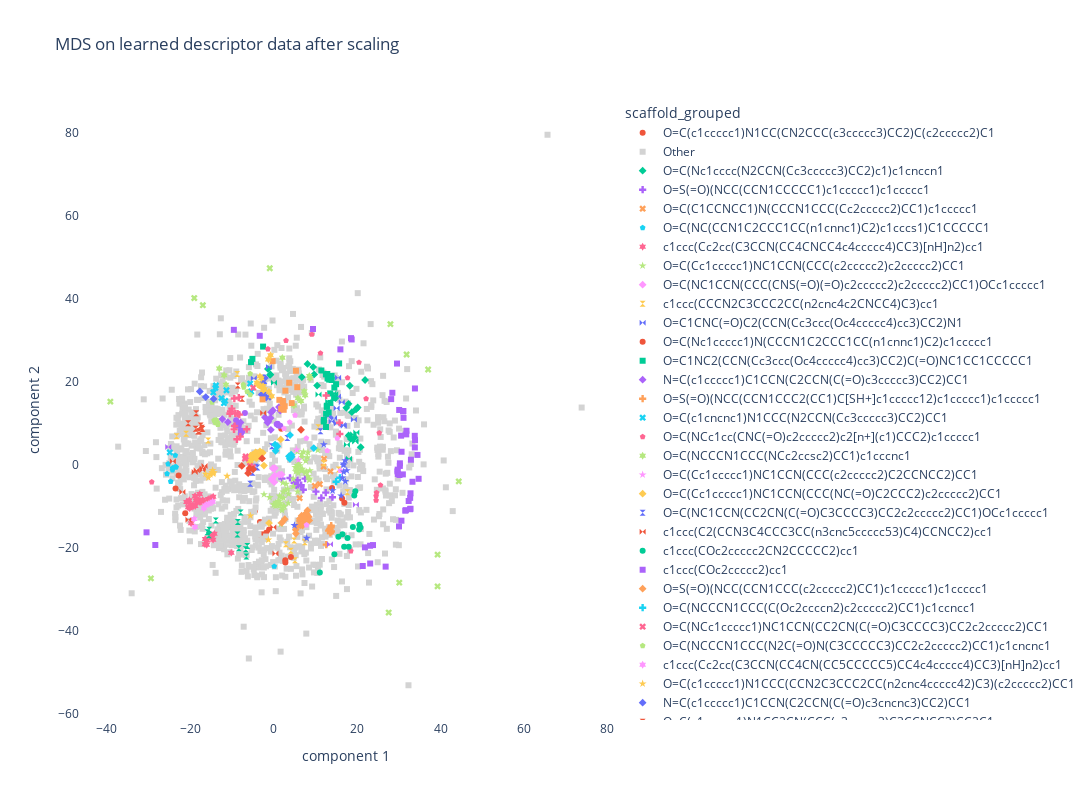

Notebook code for this chart:
### Code cell
fig_learned = px.scatter(finalDf_learned, x="component 1", y="component 2",
                    color = "scaffold_grouped", symbol='scaffold_grouped',
                    symbol_sequence = symbols,
                    hover_data = None ,
                    color_discrete_map= {'Other': 'lightgrey'
                                         },
                          category_orders={"scaffold_grouped":   ['O=C(c1ccccc1)N1CC(CN2CCC(c3ccccc3)CC2)C(c2ccccc2)C1', 'Other', 
'O=C(Nc1cccc(N2CCN(Cc3ccccc3)CC2)c1)c1cnccn1', 'O=S(=O)(NCC(CCN1CCCCC1)c1ccccc1)c1ccccc1', 'O=C(C1CCNCC1)N(CCCN1CCC(Cc2ccccc2)CC1)c1ccccc1', 
'O=C(NC(CCN1C2CCC1CC(n1cnnc1)C2)c1cccs1)C1CCCCC1', 'c1ccc(Cc2cc(C3CCN(CC4CNCC4c4ccccc4)CC3)[nH]n2)cc1', 'O=C(Cc1ccccc1)NC1CCN(CCC(c2ccccc2)c2ccccc2)CC1', 'O=C(NC1CCN(CCC(CNS(=O)(=O)c2ccccc2)c2ccccc2)CC1)OCc1ccccc1', 'c1ccc(CCCN2C3CCC2CC(n2cnc4c2CNCC4)C3)cc1', 'O=C1CNC(=O)C2(CCN(Cc3ccc(Oc4ccccc4)cc3)CC2)N1', 'O=C(Nc1ccccc1)N(CCCN1C2CCC1CC(n1cnnc1)C2)c1ccccc1', 'O=C1NC2(CCN(Cc3ccc(Oc4ccccc4)cc3)CC2)C(=O)NC1CC1CCCCC1', 'N=C(c1ccccc1)C1CCN(C2CCN(C(=O)c3ccccc3)CC2)CC1', 'O=S(=O)(NCC(CCN1CCC2(CC1)C[SH+]c1ccccc12)c1ccccc1)c1ccccc1', 'O=C(c1cncnc1)N1CCC(N2CCN(Cc3ccccc3)CC2)CC1', 'O=C(NCc1cc(CNC(=O)c2ccccc2)c2[n+](c1)CCC2)c1ccccc1', 'O=C(NCCCN1CCC(NCc2ccsc2)CC1)c1cccnc1', 'O=C(Cc1ccccc1)NC1CCN(CCC(c2ccccc2)C2CCNCC2)CC1', 'O=C(Cc1ccccc1)NC1CCN(CCC(NC(=O)C2CCC2)c2ccccc2)CC1', 'O=C(NC1CCN(CC2CN(C(=O)C3CCCC3)CC2c2ccccc2)CC1)OCc1ccccc1', 'c1ccc(C2(CCN3C4CCC3CC(n3cnc5ccccc53)C4)CCNCC2)cc1', 'c1ccc(COc2ccccc2CN2CCCCC2)cc1',  'c1ccc(COc2ccccc2)cc1', 'O=S(=O)(NCC(CCN1CCC(c2ccccc2)CC1)c1ccccc1)c1ccccc1', 'O=C(NCCCN1CCC(C(Oc2ccccn2)c2ccccc2)CC1)c1ccncc1', 'O=C(NCc1ccccc1)NC1CCN(CC2CN(C(=O)C3CCCC3)CC2c2ccccc2)CC1', 'O=C(NCCCN1CCC(N2C(=O)N(C3CCCCC3)CC2c2ccccc2)CC1)c1cncnc1', 'c1ccc(Cc2cc(C3CCN(CC4CN(CC5CCCCC5)CC4c4ccccc4)CC3)[nH]n2)cc1', 'O=C(c1ccccc1)N1CCC(CCN2C3CCC2CC(n2cnc4ccccc42)C3)(c2ccccc2)CC1', 'N=C(c1ccccc1)C1CCN(C2CCN(C(=O)c3cncnc3)CC2)CC1', 'O=C(c1cncnc1)N1CC2CN(CCC(c3ccccc3)C3CCNCC3)CC2C1', 'O=C(Nc1cccc(C2CCN(Cc3ccccc3)CC2)c1)c1cnccn1', 'O=C(c1ccccc1)N1CCC(N2CCC(Cc3ccccc3)CC2)CC1', 'O=C(NCCCN1CCC(N(Cc2cccnc2)c2ccccc2)CC1)c1cccnc1', 'O=C(NCc1ccccc1)C1CCN(CCCN(C(=O)C2CCNCC2)c2ccccc2)CC1', 'O=C(c1ccccc1)N1CCC(N2CCN(Cc3ccccc3)CC2)CC1', 'c1cnc2c(c1)ccc1cccnc12', 'O=C(NCCCN1CCC(N(Cc2ccccc2)c2ccccc2)CC1)c1ccncc1', 'N=C(c1ccccc1)C1CCN(C2CCN(C(=O)c3ccc[nH+]c3)CC2)CC1', 'O=C(Nc1cccc(C2CCN(Cc3ccccc3)CC2)c1)c1ccccc1',  'O=C(Cc1ccccc1)NC1CCN(CC2CN(C(=O)C3CCCC3)CC2c2ccccc2)CC1', 'c1ccc(CCCC2CCN(CC3CN(CC4CCCCC4)CC3c3ccccc3)CC2)cc1', 'O=C(NCC1CCN(Cc2ccccc2OCc2ccccc2)CC1)Nc1ccccc1']}
,
                   # size = "Activity",
                    title = 'MDS on learned descriptor data after scaling',
                                      width=1200,
                                      height=800,render_mode='SVG')
fig_learned.update_layout(plot_bgcolor='White')
#fig_learned.show()
app_scatter = molplotly.add_molecules(fig=fig_learned,
                                      df=finalDf_learned,
                                      smiles_col='smiles',
                                      title_col='InChIKey',
                                      condition_col = 'scaffold_grouped')
                                                                          
app_scatter.run_server(mode='inline', port=9611, height=800)

### Figure 1 — Plotly figure (JSON) as saved in the notebook; plotly's stock layout.template omitted (floating-point values rounded to 4 significant figures; data arrays with more than 128 entries replaced by an {"elided": "..."} marker saying what was removed)
{"data": [{"hovertemplate": "scaffold_grouped=O=C(c1ccccc1)N1CC(CN2CCC(c3ccccc3)CC2)C(c2ccccc2)C1<br>component 1=%{x}<br>component 2=%{y}<extra></extra>", "legendgroup": "O=C(c1ccccc1)N1CC(CN2CCC(c3ccccc3)CC2)C(c2ccccc2)C1", "marker": {"color": "#EF553B", "symbol": "circle"}, "mode": "markers", "name": "O=C(c1ccccc1)N1CC(CN2CCC(c3ccccc3)CC2)C(c2ccccc2)C1", "orientation": "v", "showlegend": true, "type": "scatter", "x": [-2.85, -3.062, -2.56, -3.31, -3.346, -3.315, -4.524, -4.288, -1.112, -3.098, -1.817], "xaxis": "x", "y": [-16.71, -17.8, -17.37, -13.75, -17.81, -17.07, -11.1, -17.66, -15.56, -17.66, -16.35], "yaxis": "y"}, {"hovertemplate": "scaffold_grouped=Other<br>component 1=%{x}<br>component 2=%{y}<extra></extra>", "legendgroup": "Other", "marker": {"color": "lightgrey", "symbol": "square"}, "mode": "markers", "name": "Other", "orientation": "v", "showlegend": true, "type": "scatter", "x": {"elided": "1120 float values"}, "xaxis": "x", "y": {"elided": "1120 float values"}, "yaxis": "y"}, {"hovertemplate": "scaffold_grouped=O=C(Nc1cccc(N2CCN(Cc3ccccc3)CC2)c1)c1cnccn1<br>component 1=%{x}<br>component 2=%{y}<extra></extra>", "legendgroup": "O=C(Nc1cccc(N2CCN(Cc3ccccc3)CC2)c1)c1cnccn1", "marker": {"color": "#00cc96", "symbol": "diamond"}, "mode": "markers", "name": "O=C(Nc1cccc(N2CCN(Cc3ccccc3)CC2)c1)c1cnccn1", "orientation": "v", "showlegend": true, "type": "scatter", "x": [19.4, 6.735, -0.8919, 9.696, 14.77, 21.9, 8.086, 18.24, 18.73, 9.456, 17.96, 18.47, 20.13, 20.86, 19.72, 17.93, -1.413, -0.8061, 17.39, 10.39], "xaxis": "x", "y": [6.543, 21.12, 21.62, 21.75, 16.06, 20.41, 24.28, 19.03, 12.67, 23.51, 7.053, 6.218, 13.78, 4.232, 13.37, 14.67, 23.07, 21.75, 13.71, 19.06], "yaxis": "y"}, {"hovertemplate": "scaffold_grouped=O=S(=O)(NCC(CCN1CCCCC1)c1ccccc1)c1ccccc1<br>component 1=%{x}<br>component 2=%{y}<extra></extra>", "legendgroup": "O=S(=O)(NCC(CCN1CCCCC1)c1ccccc1)c1ccccc1", "marker": {"color": "#ab63fa", "symbol": "cross"}, "mode": "markers", "name": "O=S(=O)(NCC(CCN1CCCCC1)c1ccccc1)c1ccccc1", "orientation": "v", "showlegend": true, "type": "scatter", "x": [12.47, 4.889, 5.003, 5.67, 5.854, 5.406, 6.572, 10.12, 1.966, 7.083, 3.894, 7.516, 14.07, 11.41], "xaxis": "x", "y": [-6.711, -4.352, -4.389, -3.729, -4.839, -4.992, -4.915, -6.451, -3.335, -5.993, -3.162, -3.34, -7.812, -7.979], "yaxis": "y"}, {"hovertemplate": "scaffold_grouped=O=C(C1CCNCC1)N(CCCN1CCC(Cc2ccccc2)CC1)c1ccccc1<br>component 1=%{x}<br>component 2=%{y}<extra></extra>", "legendgroup": "O=C(C1CCNCC1)N(CCCN1CCC(Cc2ccccc2)CC1)c1ccccc1", "marker": {"color": "#FFA15A", "symbol": "x"}, "mode": "markers", "name": "O=C(C1CCNCC1)N(CCCN1CCC(Cc2ccccc2)CC1)c1ccccc1", "orientation": "v", "showlegend": true, "type": "scatter", "x": [12.06, 11.04, 9.852, 13.61, 11.95, 6.208], "xaxis": "x", "y": [1.446, -4.667, -5.085, -1.598, -0.4439, -8.034], "yaxis": "y"}, {"hovertemplate": "scaffold_grouped=O=C(NC(CCN1C2CCC1CC(n1cnnc1)C2)c1cccs1)C1CCCCC1<br>component 1=%{x}<br>component 2=%{y}<extra></extra>", "legendgroup": "O=C(NC(CCN1C2CCC1CC(n1cnnc1)C2)c1cccs1)C1CCCCC1", "marker": {"color": "#19d3f3", "symbol": "pentagon"}, "mode": "markers", "name": "O=C(NC(CCN1C2CCC1CC(n1cnnc1)C2)c1cccs1)C1CCCCC1", "orientation": "v", "showlegend": true, "type": "scatter", "x": [-23.41, -23.65, -24.71, -25.33, 0.1118, -25.57, -23.61, -24.28, -24.26], "xaxis": "x", "y": [-0.5571, -0.5331, -4.01, 0.2004, -24.45, -2.157, 2.254, -1.248, -0.7818], "yaxis": "y"}, {"hovertemplate": "scaffold_grouped=c1ccc(Cc2cc(C3CCN(CC4CNCC4c4ccccc4)CC3)[nH]n2)cc1<br>component 1=%{x}<br>component 2=%{y}<extra></extra>", "legendgroup": "c1ccc(Cc2cc(C3CCN(CC4CNCC4c4ccccc4)CC3)[nH]n2)cc1", "marker": {"color": "#FF6692", "symbol": "hexagram"}, "mode": "markers", "name": "c1ccc(Cc2cc(C3CCN(CC4CNCC4c4ccccc4)CC3)[nH]n2)cc1", "orientation": "v", "showlegend": true, "type": "scatter", "x": [-14.82, -18.84, -14.85, -18.18, -16.5, -19.68, -19.26, -16.44, -18.68, -16.76, -15.98, -19.44, -16.06, -14.25, -17.15, -17.88, -17.04, -20.26, -17.48, -20.52, -15.72, -10.19, -15.0, -20.91, -19.82, -17.76, -18.35, -14.56, -18.41, -20.14, -19.89, -18.87, -14.52], "xaxis": "x", "y": [-7.892, -9.901, -17.57, -8.377, -19.14, -9.92, -9.911, -17.84, -8.613, -8.852, -18.21, -9.831, -19.27, -16.59, -8.87, -8.943, -8.445, -8.545, -8.955, -10.21, -8.256, -21.15, -17.21, -8.975, -14.09, -7.054, -8.915, -18.02, -8.527, -10.48, -9.691, -7.502, -7.705], "yaxis": "y"}, {"hovertemplate": "scaffold_grouped=O=C(Cc1ccccc1)NC1CCN(CCC(c2ccccc2)c2ccccc2)CC1<br>component 1=%{x}<br>component 2=%{y}<extra></extra>", "legendgroup": "O=C(Cc1ccccc1)NC1CCN(CCC(c2ccccc2)c2ccccc2)CC1", "marker": {"color": "#B6E880", "symbol": "star"}, "mode": "markers", "name": "O=C(Cc1ccccc1)NC1CCN(CCC(c2ccccc2)c2ccccc2)CC1", "orientation": "v", "showlegend": true, "type": "scatter", "x": [8.171, 0.4025, 5.632, 1.711, 3.479, 5.72, 10.56, 1.444, 6.837, 8.044, 2.164, 5.681, 5.856, 2.592, 4.672, 8.645, 0.0394, 6.676, 2.335, 0.4458, 1.414, 5.624, -0.0006927, 3.369, 6.432, 8.524, 1.105, 5.281, 1.75, 7.534, 5.65, 6.779, 1.996, 0.796, 7.138, 1.556, 2.014, 5.479, 3.527, 0.8535, 2.955, 6.724, 8.202, 5.173, -2.338, 6.291, 4.701, 5.993, 2.85, 2.344, 8.616, 7.665, 2.259, 7.862, -0.979], "xaxis": "x", "y": [-2.79, -9.901, -1.427, -14.28, -9.218, -6.477, 3.522, -9.652, -1.03, 1.763, -4.321, 3.164, -1.949, -10.07, -3.378, -1.405, -9.444, -1.451, -7.993, -9.163, -7.491, -0.1208, -9.642, -5.819, -1.002, -3.69, -8.773, -1.621, -7.899, -1.89, -1.082, 1.776, -10.96, -9.762, 3.12, -9.196, -10.45, -0.7707, -7.019, -9.047, -4.614, 2.571, 2.943, -0.5894, -7.141, -0.1844, -5.212, 0.3308, -6.089, -9.931, -3.344, 0.9199, -6.5, -1.697, -7.849], "yaxis": "y"}, {"hovertemplate": "scaffold_grouped=O=C(NC1CCN(CCC(CNS(=O)(=O)c2ccccc2)c2ccccc2)CC1)OCc1ccccc1<br>component 1=%{x}<br>component 2=%{y}<extra></extra>", "legendgroup": "O=C(NC1CCN(CCC(CNS(=O)(=O)c2ccccc2)c2ccccc2)CC1)OCc1ccccc1", "marker": {"color": "#FF97FF", "symbol": "diamond"}, "mode": "markers", "name": "O=C(NC1CCN(CCC(CNS(=O)(=O)c2ccccc2)c2ccccc2)CC1)OCc1ccccc1", "orientation": "v", "showlegend": true, "type": "scatter", "x": [-0.2335, 1.889, -0.5055, 0.2674, 0.2276, 0.116, 0.0558, 1.316, -0.3619], "xaxis": "x", "y": [-0.8819, -2.359, -3.504, -0.7891, -2.562, -4.194, -0.858, -2.362, -3.281], "yaxis": "y"}, {"hovertemplate": "scaffold_grouped=c1ccc(CCCN2C3CCC2CC(n2cnc4c2CNCC4)C3)cc1<br>component 1=%{x}<br>component 2=%{y}<extra></extra>", "legendgroup": "c1ccc(CCCN2C3CCC2CC(n2cnc4c2CNCC4)C3)cc1", "marker": {"color": "#FECB52", "symbol": "hourglass"}, "mode": "markers", "name": "c1ccc(CCCN2C3CCC2CC(n2cnc4c2CNCC4)C3)cc1", "orientation": "v", "showlegend": true, "type": "scatter", "x": [2.905, -15.72, 7.448, -8.781, 17.62, -21.01, 4.083, -23.29, 5.071, 11.99, 4.882, 10.69, 15.58], "xaxis": "x", "y": [-19.12, 5.843, -18.64, 21.86, -6.605, 7.443, -20.71, 6.895, -22.98, 0.3405, -18.19, 9.048, -1.163], "yaxis": "y"}, {"hovertemplate": "scaffold_grouped=O=C1CNC(=O)C2(CCN(Cc3ccc(Oc4ccccc4)cc3)CC2)N1<br>component 1=%{x}<br>component 2=%{y}<extra></extra>", "legendgroup": "O=C1CNC(=O)C2(CCN(Cc3ccc(Oc4ccccc4)cc3)CC2)N1", "marker": {"color": "#636efa", "symbol": "bowtie"}, "mode": "markers", "name": "O=C1CNC(=O)C2(CCN(Cc3ccc(Oc4ccccc4)cc3)CC2)N1", "orientation": "v", "showlegend": true, "type": "scatter", "x": [15.11, -4.782, 16.55, 15.42, 16.8, 19.21, 15.08, 13.03, 14.45, -1.148, 16.31, 13.87, 15.39], "xaxis": "x", "y": [9.925, 20.81, 9.552, 20.97, 9.417, 10.92, 13.6, 11.57, 11.26, 23.56, 15.02, 10.42, 16.45], "yaxis": "y"}, {"hovertemplate": "scaffold_grouped=O=C(Nc1ccccc1)N(CCCN1C2CCC1CC(n1cnnc1)C2)c1ccccc1<br>component 1=%{x}<br>component 2=%{y}<extra></extra>", "legendgroup": "O=C(Nc1ccccc1)N(CCCN1C2CCC1CC(n1cnnc1)C2)c1ccccc1", "marker": {"color": "#EF553B", "symbol": "circle"}, "mode": "markers", "name": "O=C(Nc1ccccc1)N(CCCN1C2CCC1CC(n1cnnc1)C2)c1ccccc1", "orientation": "v", "showlegend": true, "type": "scatter", "x": [2.764, -23.55, 16.93, -21.23, 16.38, 13.97, -22.81, 2.788, 4.12, 1.803], "xaxis": "x", "y": [-22.98, -5.699, -9.142, -11.65, -8.128, -5.57, -2.57, -23.52, -22.18, 8.678], "yaxis": "y"}, {"hovertemplate": "scaffold_grouped=O=C1NC2(CCN(Cc3ccc(Oc4ccccc4)cc3)CC2)C(=O)NC1CC1CCCCC1<br>component 1=%{x}<br>component 2=%{y}<extra></extra>", "legendgroup": "O=C1NC2(CCN(Cc3ccc(Oc4ccccc4)cc3)CC2)C(=O)NC1CC1CCCCC1", "marker": {"color": "#00cc96", "symbol": "square"}, "mode": "markers", "name": "O=C1NC2(CCN(Cc3ccc(Oc4ccccc4)cc3)CC2)C(=O)NC1CC1CCCCC1", "orientation": "v", "showlegend": true, "type": "scatter", "x": [14.47, 13.28, 12.84, -5.452, 13.86, 14.94, 13.53, -5.119, 13.58, 11.42, 12.5, 14.53, 12.54, 15.67, 12.71, 12.53, 12.9, 13.89, 11.98, 13.16, 12.73, 12.03, -2.562], "xaxis": "x", "y": [16.09, 20.5, 21.85, 24.7, 21.4, 19.4, 17.17, 25.49, 14.88, 22.69, 21.75, 18.59, 12.27, 24.39, 14.22, 9.089, 20.78, 20.4, 10.41, 12.59, 13.93, 10.8, 28.45], "yaxis": "y"}, {"hovertemplate": "scaffold_grouped=N=C(c1ccccc1)C1CCN(C2CCN(C(=O)c3ccccc3)CC2)CC1<br>component 1=%{x}<br>component 2=%{y}<extra></extra>", "legendgroup": "N=C(c1ccccc1)C1CCN(C2CCN(C(=O)c3ccccc3)CC2)CC1", "marker": {"color": "#ab63fa", "symbol": "diamond"}, "mode": "markers", "name": "N=C(c1ccccc1)C1CCN(C2CCN(C(=O)c3ccccc3)CC2)CC1", "orientation": "v", "showlegend": true, "type": "scatter", "x": [1.554, -0.7727, -7.961, -1.31, -0.1994, -0.6962, 1.245, -12.32, -0.6181, -1.484, -2.086, -11.02], "xaxis": "x", "y": [13.02, 11.24, 10.2, 10.4, 13.08, 8.406, 13.89, 11.0, 12.62, 10.17, 11.39, 10.29], "yaxis": "y"}, {"hovertemplate": "scaffold_grouped=O=S(=O)(NCC(CCN1CCC2(CC1)C[SH+]c1ccccc12)c1ccccc1)c1ccccc1<br>component 1=%{x}<br>component 2=%{y}<extra></extra>", "legendgroup": "O=S(=O)(NCC(CCN1CCC2(CC1)C[SH+]c1ccccc12)c1ccccc1)c1ccccc1", "marker": {"color": "#FFA15A", "symbol": "cross"}, "mode": "markers", "name": "O=S(=O)(NCC(CCN1CCC2(CC1)C[SH+]c1ccccc12)c1ccccc1)c1ccccc1", "orientation": "v", "showlegend": true, "type": "scatter", "x": [13.82, 13.78, 12.59, 13.16, 13.57, 13.46, 13.44, 13.74], "xaxis": "x", "y": [-16.05, -14.65, -19.22, -15.84, -16.42, -15.72, -15.45, -15.03], "yaxis": "y"}, {"hovertemplate": "scaffold_grouped=O=C(c1cncnc1)N1CCC(N2CCN(Cc3ccccc3)CC2)CC1<br>component 1=%{x}<br>component 2=%{y}<extra></extra>", "legendgroup": "O=C(c1cncnc1)N1CCC(N2CCN(Cc3ccccc3)CC2)CC1", "marker": {"color": "#19d3f3", "symbol": "x"}, "mode": "markers", "name": "O=C(c1cncnc1)N1CCC(N2CCN(Cc3ccccc3)CC2)CC1", "orientation": "v", "showlegend": true, "type": "scatter", "x": [-5.44, -5.723, -13.86, -5.659, -11.95, -11.34, -24.93, -11.64, -13.99, -12.54, -14.49], "xaxis": "x", "y": [17.64, 17.39, 19.1, 19.55, 14.83, 17.94, 2.979, 15.38, 18.5, 16.05, 17.41], "yaxis": "y"}, {"hovertemplate": "scaffold_grouped=O=C(NCc1cc(CNC(=O)c2ccccc2)c2[n+](c1)CCC2)c1ccccc1<br>component 1=%{x}<br>component 2=%{y}<extra></extra>", "legendgroup": "O=C(NCc1cc(CNC(=O)c2ccccc2)c2[n+](c1)CCC2)c1ccccc1", "marker": {"color": "#FF6692", "symbol": "pentagon"}, "mode": "markers", "name": "O=C(NCc1cc(CNC(=O)c2ccccc2)c2[n+](c1)CCC2)c1ccccc1", "orientation": "v", "showlegend": true, "type": "scatter", "x": [9.136, -29.26, 24.54, 18.48, 25.31, 24.65, 11.2, 22.14, 20.44, -1.399, 2.939, 24.54, 17.69, 25.58], "xaxis": "x", "y": [31.38, -4.136, -7.503, -20.74, 7.657, -6.73, 26.86, 15.9, 24.63, 27.87, 29.89, -8.559, 20.91, -4.908], "yaxis": "y"}, {"hovertemplate": "scaffold_grouped=O=C(NCCCN1CCC(NCc2ccsc2)CC1)c1cccnc1<br>component 1=%{x}<br>component 2=%{y}<extra></extra>", "legendgroup": "O=C(NCCCN1CCC(NCc2ccsc2)CC1)c1cccnc1", "marker": {"color": "#B6E880", "symbol": "hexagram"}, "mode": "markers", "name": "O=C(NCCCN1CCC(NCc2ccsc2)CC1)c1cccnc1", "orientation": "v", "showlegend": true, "type": "scatter", "x": [-11.9, 7.306, 5.787, 4.838, 8.668, 6.53, 7.514, 8.523, 2.055, -11.46, -13.06], "xaxis": "x", "y": [21.56, 17.68, 16.0, 14.26, 20.82, 15.33, 16.71, 21.4, 25.74, 19.29, 23.18], "yaxis": "y"}, {"hovertemplate": "scaffold_grouped=O=C(Cc1ccccc1)NC1CCN(CCC(c2ccccc2)C2CCNCC2)CC1<br>component 1=%{x}<br>component 2=%{y}<extra></extra>", "legendgroup": "O=C(Cc1ccccc1)NC1CCN(CCC(c2ccccc2)C2CCNCC2)CC1", "marker": {"color": "#FF97FF", "symbol": "star"}, "mode": "markers", "name": "O=C(Cc1ccccc1)NC1CCN(CCC(c2ccccc2)C2CCNCC2)CC1", "orientation": "v", "showlegend": true, "type": "scatter", "x": [5.482, 5.92], "xaxis": "x", "y": [3.595, 1.195], "yaxis": "y"}, {"hovertemplate": "scaffold_grouped=O=C(Cc1ccccc1)NC1CCN(CCC(NC(=O)C2CCC2)c2ccccc2)CC1<br>component 1=%{x}<br>component 2=%{y}<extra></extra>", "legendgroup": "O=C(Cc1ccccc1)NC1CCN(CCC(NC(=O)C2CCC2)c2ccccc2)CC1", "marker": {"color": "#FECB52", "symbol": "diamond"}, "mode": "markers", "name": "O=C(Cc1ccccc1)NC1CCN(CCC(NC(=O)C2CCC2)c2ccccc2)CC1", "orientation": "v", "showlegend": true, "type": "scatter", "x": [-2.354, -4.95, -5.561, -5.092, -4.341, -3.379, -5.705, 1.669, -2.629, -5.536, -4.18, -3.318, -1.139, -3.162], "xaxis": "x", "y": [-0.1998, 1.781, 1.175, 2.408, 3.008, 2.334, 0.5852, 6.096, 2.877, 2.196, 1.534, 3.237, -14.04, 2.362], "yaxis": "y"}, {"hovertemplate": "scaffold_grouped=O=C(NC1CCN(CC2CN(C(=O)C3CCCC3)CC2c2ccccc2)CC1)OCc1ccccc1<br>component 1=%{x}<br>component 2=%{y}<extra></extra>", "legendgroup": "O=C(NC1CCN(CC2CN(C(=O)C3CCCC3)CC2c2ccccc2)CC1)OCc1ccccc1", "marker": {"color": "#636efa", "symbol": "hourglass"}, "mode": "markers", "name": "O=C(NC1CCN(CC2CN(C(=O)C3CCCC3)CC2c2ccccc2)CC1)OCc1ccccc1", "orientation": "v", "showlegend": true, "type": "scatter", "x": [-5.072, -0.4437, 3.243, 11.2, -3.924, -5.64, -4.302], "xaxis": "x", "y": [-1.915, 4.455, 6.473, 8.1, -0.6709, -4.556, -0.4692], "yaxis": "y"}, {"hovertemplate": "scaffold_grouped=c1ccc(C2(CCN3C4CCC3CC(n3cnc5ccccc53)C4)CCNCC2)cc1<br>component 1=%{x}<br>component 2=%{y}<extra></extra>", "legendgroup": "c1ccc(C2(CCN3C4CCC3CC(n3cnc5ccccc53)C4)CCNCC2)cc1", "marker": {"color": "#EF553B", "symbol": "bowtie"}, "mode": "markers", "name": "c1ccc(C2(CCN3C4CCC3CC(n3cnc5ccccc53)C4)CCNCC2)cc1", "orientation": "v", "showlegend": true, "type": "scatter", "x": [0.4088, -21.91, -0.1131, -18.96, -17.05, -24.2, -16.59, -20.45, -17.06, -18.49, -2.542], "xaxis": "x", "y": [-21.37, -6.564, -15.06, -1.722, -0.8758, 0.8466, -0.278, -13.22, -1.239, -1.328, 12.45], "yaxis": "y"}, {"hovertemplate": "scaffold_grouped=c1ccc(COc2ccccc2CN2CCCCC2)cc1<br>component 1=%{x}<br>component 2=%{y}<extra></extra>", "legendgroup": "c1ccc(COc2ccccc2CN2CCCCC2)cc1", "marker": {"color": "#00cc96", "symbol": "circle"}, "mode": "markers", "name": "c1ccc(COc2ccccc2CN2CCCCC2)cc1", "orientation": "v", "showlegend": true, "type": "scatter", "x": [19.56, 20.55, 15.49, 11.04, 20.79, 19.31, 16.88, 18.97, 17.68, 14.54, 20.47, 16.47, 17.98], "xaxis": "x", "y": [-6.349, -14.43, -17.35, -25.94, -15.08, -7.404, -19.74, -14.96, -17.6, -21.55, -15.6, -16.7, -19.74], "yaxis": "y"}, {"hovertemplate": "scaffold_grouped=c1ccc(COc2ccccc2)cc1<br>component 1=%{x}<br>component 2=%{y}<extra></extra>", "legendgroup": "c1ccc(COc2ccccc2)cc1", "marker": {"color": "#ab63fa", "symbol": "square"}, "mode": "markers", "name": "c1ccc(COc2ccccc2)cc1", "orientation": "v", "showlegend": true, "type": "scatter", "x": [31.69, 32.89, 32.79, 32.71, 30.61, 29.65, 34.74, 29.75, 30.07, 33.83, 28.44, 23.8, 30.64, -30.51, 28.15, 18.52, 31.77, 33.81, 21.34, 31.53, 23.1, 30.54, 23.12, 30.23, 15.98, 33.26, 34.46, 32.68, 32.35, 31.83, -28.4, -3.357, 18.68, 30.96, -9.574, 30.14, 31.11, 30.25, 31.01, 31.08, 33.85, 9.405, 32.79, 21.86, 29.56, 30.03, 33.88, 26.83, 29.72], "xaxis": "x", "y": [-10.93, 1.223, -10.58, -7.966, -13.45, -1.598, -3.371, -2.211, 13.2, 4.173, 17.33, -19.32, 3.137, -16.26, 15.81, 30.49, 7.318, 6.969, -24.36, -11.03, -19.48, 7.006, -23.76, -0.2693, 27.77, -4.087, 2.377, -10.69, -8.712, 8.187, -19.3, 31.04, 30.16, -2.313, 32.48, -2.458, 11.3, 0.3555, 12.84, 12.95, 18.37, 32.68, -6.867, -19.87, 24.36, -14.83, 5.907, -24.51, -1.168], "yaxis": "y"}, {"hovertemplate": "scaffold_grouped=O=S(=O)(NCC(CCN1CCC(c2ccccc2)CC1)c1ccccc1)c1ccccc1<br>component 1=%{x}<br>component 2=%{y}<extra></extra>", "legendgroup": "O=S(=O)(NCC(CCN1CCC(c2ccccc2)CC1)c1ccccc1)c1ccccc1", "marker": {"color": "#FFA15A", "symbol": "diamond"}, "mode": "markers", "name": "O=S(=O)(NCC(CCN1CCC(c2ccccc2)CC1)c1ccccc1)c1ccccc1", "orientation": "v", "showlegend": true, "type": "scatter", "x": [7.323, 6.894, 5.305, 7.452, 5.266, 6.211, 7.401, 8.081, 6.685, 2.635, 7.788, 6.22, 6.337, 8.379, 7.582, 7.988, 1.905, 5.565, 7.542, 8.506], "xaxis": "x", "y": [-12.1, -14.64, -16.55, -13.59, -15.63, -13.51, -12.1, -10.99, -12.25, -13.11, -11.7, -13.02, -14.56, -12.49, -12.21, -12.13, -13.97, -14.85, -12.97, -13.4], "yaxis": "y"}, {"hovertemplate": "scaffold_grouped=O=C(NCCCN1CCC(C(Oc2ccccn2)c2ccccc2)CC1)c1ccncc1<br>component 1=%{x}<br>component 2=%{y}<extra></extra>", "legendgroup": "O=C(NCCCN1CCC(C(Oc2ccccn2)c2ccccc2)CC1)c1ccncc1", "marker": {"color": "#19d3f3", "symbol": "cross"}, "mode": "markers", "name": "O=C(NCCCN1CCC(C(Oc2ccccn2)c2ccccc2)CC1)c1ccncc1", "orientation": "v", "showlegend": true, "type": "scatter", "x": [15.85, 14.95], "xaxis": "x", "y": [-3.129, -4.076], "yaxis": "y"}, {"hovertemplate": "scaffold_grouped=O=C(NCc1ccccc1)NC1CCN(CC2CN(C(=O)C3CCCC3)CC2c2ccccc2)CC1<br>component 1=%{x}<br>component 2=%{y}<extra></extra>", "legendgroup": "O=C(NCc1ccccc1)NC1CCN(CC2CN(C(=O)C3CCCC3)CC2c2ccccc2)CC1", "marker": {"color": "#FF6692", "symbol": "x"}, "mode": "markers", "name": "O=C(NCc1ccccc1)NC1CCN(CC2CN(C(=O)C3CCCC3)CC2c2ccccc2)CC1", "orientation": "v", "showlegend": true, "type": "scatter", "x": [-4.999, -4.918, -5.684, -6.736, -6.003, -6.887], "xaxis": "x", "y": [-0.5746, 18.55, -0.2863, 2.01, -1.692, 1.483], "yaxis": "y"}, {"hovertemplate": "scaffold_grouped=O=C(NCCCN1CCC(N2C(=O)N(C3CCCCC3)CC2c2ccccc2)CC1)c1cncnc1<br>component 1=%{x}<br>component 2=%{y}<extra></extra>", "legendgroup": "O=C(NCCCN1CCC(N2C(=O)N(C3CCCCC3)CC2c2ccccc2)CC1)c1cncnc1", "marker": {"color": "#B6E880", "symbol": "pentagon"}, "mode": "markers", "name": "O=C(NCCCN1CCC(N2C(=O)N(C3CCCCC3)CC2c2ccccc2)CC1)c1cncnc1", "orientation": "v", "showlegend": true, "type": "scatter", "x": [-13.4, -7.304, -13.79, -13.52, -14.77, -6.374, -7.186, -5.658, -14.0, -14.31, -5.651], "xaxis": "x", "y": [9.678, 19.31, 10.78, 10.21, 15.01, 17.6, 18.67, 21.9, 10.08, 10.69, 16.85], "yaxis": "y"}, {"hovertemplate": "scaffold_grouped=c1ccc(Cc2cc(C3CCN(CC4CN(CC5CCCCC5)CC4c4ccccc4)CC3)[nH]n2)cc1<br>component 1=%{x}<br>component 2=%{y}<extra></extra>", "legendgroup": "c1ccc(Cc2cc(C3CCN(CC4CN(CC5CCCCC5)CC4c4ccccc4)CC3)[nH]n2)cc1", "marker": {"color": "#FF97FF", "symbol": "hexagram"}, "mode": "markers", "name": "c1ccc(Cc2cc(C3CCN(CC4CN(CC5CCCCC5)CC4c4ccccc4)CC3)[nH]n2)cc1", "orientation": "v", "showlegend": true, "type": "scatter", "x": [-19.09, -14.66, -18.92, -16.75, -15.55, -16.45], "xaxis": "x", "y": [-13.02, -8.898, -14.98, -10.46, -9.401, -9.806], "yaxis": "y"}, {"hovertemplate": "scaffold_grouped=O=C(c1ccccc1)N1CCC(CCN2C3CCC2CC(n2cnc4ccccc42)C3)(c2ccccc2)CC1<br>component 1=%{x}<br>component 2=%{y}<extra></extra>", "legendgroup": "O=C(c1ccccc1)N1CCC(CCN2C3CCC2CC(n2cnc4ccccc42)C3)(c2ccccc2)CC1", "marker": {"color": "#FECB52", "symbol": "star"}, "mode": "markers", "name": "O=C(c1ccccc1)N1CCC(CCN2C3CCC2CC(n2cnc4ccccc42)C3)(c2ccccc2)CC1", "orientation": "v", "showlegend": true, "type": "scatter", "x": [-14.73, -15.69, -15.21, -1.287, -11.19, -14.51, -5.6, -14.67, -16.34, -14.37], "xaxis": "x", "y": [-1.833, -3.101, -2.285, -18.06, -2.739, -2.155, -12.25, -1.337, -2.202, -1.876], "yaxis": "y"}, {"hovertemplate": "scaffold_grouped=N=C(c1ccccc1)C1CCN(C2CCN(C(=O)c3cncnc3)CC2)CC1<br>component 1=%{x}<br>component 2=%{y}<extra></extra>", "legendgroup": "N=C(c1ccccc1)C1CCN(C2CCN(C(=O)c3cncnc3)CC2)CC1", "marker": {"color": "#636efa", "symbol": "diamond"}, "mode": "markers", "name": "N=C(c1ccccc1)C1CCN(C2CCN(C(=O)c3cncnc3)CC2)CC1", "orientation": "v", "showlegend": true, "type": "scatter", "x": [-2.9, -1.854, -16.31, -2.999, -0.9, -2.478, -2.123, -2.546, -2.417, -2.296, -14.42, -17.73], "xaxis": "x", "y": [16.9, 16.19, 16.3, 19.36, 16.35, 19.61, 20.89, 20.94, 17.24, 17.15, 15.84, 17.63], "yaxis": "y"}, {"hovertemplate": "scaffold_grouped=O=C(c1cncnc1)N1CC2CN(CCC(c3ccccc3)C3CCNCC3)CC2C1<br>component 1=%{x}<br>component 2=%{y}<extra></extra>", "legendgroup": "O=C(c1cncnc1)N1CC2CN(CCC(c3ccccc3)C3CCNCC3)CC2C1", "marker": {"color": "#EF553B", "symbol": "hourglass"}, "mode": "markers", "name": "O=C(c1cncnc1)N1CC2CN(CCC(c3ccccc3)C3CCNCC3)CC2C1", "orientation": "v", "showlegend": true, "type": "scatter", "x": [-17.52, -20.53, -17.87, -8.632, -18.74, -7.589, -17.12, -18.14, -17.22, -18.6], "xaxis": "x", "y": [9.434, 10.02, 8.061, 19.1, 8.681, 15.91, 8.585, 7.988, 8.938, 12.43], "yaxis": "y"}, {"hovertemplate": "scaffold_grouped=O=C(Nc1cccc(C2CCN(Cc3ccccc3)CC2)c1)c1cnccn1<br>component 1=%{x}<br>component 2=%{y}<extra></extra>", "legendgroup": "O=C(Nc1cccc(C2CCN(Cc3ccccc3)CC2)c1)c1cnccn1", "marker": {"color": "#00cc96", "symbol": "bowtie"}, "mode": "markers", "name": "O=C(Nc1cccc(C2CCN(Cc3ccccc3)CC2)c1)c1cnccn1", "orientation": "v", "showlegend": true, "type": "scatter", "x": [13.07, 19.8, 19.1, 14.74, 10.73, 0.05361, 17.54, 19.06, 18.04, 14.29, 19.56, 19.55], "xaxis": "x", "y": [15.2, 7.791, 7.237, 17.02, 16.92, 19.74, 4.798, 7.357, 1.452, 17.13, 5.632, 5.736], "yaxis": "y"}, {"hovertemplate": "scaffold_grouped=O=C(c1ccccc1)N1CCC(N2CCC(Cc3ccccc3)CC2)CC1<br>component 1=%{x}<br>component 2=%{y}<extra></extra>", "legendgroup": "O=C(c1ccccc1)N1CCC(N2CCC(Cc3ccccc3)CC2)CC1", "marker": {"color": "#ab63fa", "symbol": "circle"}, "mode": "markers", "name": "O=C(c1ccccc1)N1CCC(N2CCC(Cc3ccccc3)CC2)CC1", "orientation": "v", "showlegend": true, "type": "scatter", "x": [-7.733, -8.394, -9.249, -7.899, -6.917, 0.9193, 1.552, 1.109, 0.7009, -7.926, -9.031, -7.61], "xaxis": "x", "y": [7.92, 9.372, 9.399, 8.256, 12.46, 9.873, 9.383, 9.444, 9.73, 7.474, 10.73, 7.928], "yaxis": "y"}, {"hovertemplate": "scaffold_grouped=O=C(NCCCN1CCC(N(Cc2cccnc2)c2ccccc2)CC1)c1cccnc1<br>component 1=%{x}<br>component 2=%{y}<extra></extra>", "legendgroup": "O=C(NCCCN1CCC(N(Cc2cccnc2)c2ccccc2)CC1)c1cccnc1", "marker": {"color": "#FFA15A", "symbol": "square"}, "mode": "markers", "name": "O=C(NCCCN1CCC(N(Cc2cccnc2)c2ccccc2)CC1)c1cccnc1", "orientation": "v", "showlegend": true, "type": "scatter", "x": [5.635, -2.692, 2.385, 2.131, 4.283, 2.193, -0.2734, 5.321, 2.79, 2.623, 1.345, 1.775, 3.703], "xaxis": "x", "y": [18.68, 15.74, 13.23, 14.91, 14.85, 15.34, 24.94, 22.63, 17.83, 14.08, 15.63, 13.46, 19.74], "yaxis": "y"}, {"hovertemplate": "scaffold_grouped=O=C(NCc1ccccc1)C1CCN(CCCN(C(=O)C2CCNCC2)c2ccccc2)CC1<br>component 1=%{x}<br>component 2=%{y}<extra></extra>", "legendgroup": "O=C(NCc1ccccc1)C1CCN(CCCN(C(=O)C2CCNCC2)c2ccccc2)CC1", "marker": {"color": "#19d3f3", "symbol": "diamond"}, "mode": "markers", "name": "O=C(NCc1ccccc1)C1CCN(CCCN(C(=O)C2CCNCC2)c2ccccc2)CC1", "orientation": "v", "showlegend": true, "type": "scatter", "x": [3.851, 4.301, 0.4401, 9.6, 3.906, 4.17, 3.642, 0.852, 0.3189], "xaxis": "x", "y": [1.442, 1.908, 3.38, 4.013, 7.153, 2.412, 2.027, 4.46, 4.869], "yaxis": "y"}, {"hovertemplate": "scaffold_grouped=O=C(c1ccccc1)N1CCC(N2CCN(Cc3ccccc3)CC2)CC1<br>component 1=%{x}<br>component 2=%{y}<extra></extra>", "legendgroup": "O=C(c1ccccc1)N1CCC(N2CCN(Cc3ccccc3)CC2)CC1", "marker": {"color": "#FF6692", "symbol": "cross"}, "mode": "markers", "name": "O=C(c1ccccc1)N1CCC(N2CCN(Cc3ccccc3)CC2)CC1", "orientation": "v", "showlegend": true, "type": "scatter", "x": [-8.384, -10.38, -8.83, -10.51, -9.458, -8.67, -10.05, -9.236, 12.56, -8.265, 15.84, -6.49, -8.042, -9.525, 15.79, -9.389], "xaxis": "x", "y": [16.17, 12.81, 6.134, 12.3, 15.94, 12.32, 13.51, 12.38, 16.66, 12.06, 7.406, 8.553, 6.779, 8.526, 10.12, 9.331], "yaxis": "y"}, {"hovertemplate": "scaffold_grouped=c1cnc2c(c1)ccc1cccnc12<br>component 1=%{x}<br>component 2=%{y}<extra></extra>", "legendgroup": "c1cnc2c(c1)ccc1cccnc12", "marker": {"color": "#B6E880", "symbol": "x"}, "mode": "markers", "name": "c1cnc2c(c1)ccc1cccnc12", "orientation": "v", "showlegend": true, "type": "scatter", "x": [31.86, 39.28, -17.0, -0.9554, -19.06, -39.18, 30.1, 44.36, -29.46, 37.02, 27.98, 39.29, 27.56], "xaxis": "x", "y": [26.54, -29.26, 38.41, 47.3, 40.12, 15.21, -28.36, -3.998, -27.33, 22.93, 33.85, -21.63, -35.56], "yaxis": "y"}, {"hovertemplate": "scaffold_grouped=O=C(NCCCN1CCC(N(Cc2ccccc2)c2ccccc2)CC1)c1ccncc1<br>component 1=%{x}<br>component 2=%{y}<extra></extra>", "legendgroup": "O=C(NCCCN1CCC(N(Cc2ccccc2)c2ccccc2)CC1)c1ccncc1", "marker": {"color": "#FF97FF", "symbol": "pentagon"}, "mode": "markers", "name": "O=C(NCCCN1CCC(N(Cc2ccccc2)c2ccccc2)CC1)c1ccncc1", "orientation": "v", "showlegend": true, "type": "scatter", "x": [12.82, 5.099, 15.24, 3.824, 7.851, 15.97, 7.83, 2.444], "xaxis": "x", "y": [3.399, 11.92, 6.354, 10.26, -14.48, -1.42, 6.382, 8.703], "yaxis": "y"}, {"hovertemplate": "scaffold_grouped=N=C(c1ccccc1)C1CCN(C2CCN(C(=O)c3ccc[nH+]c3)CC2)CC1<br>component 1=%{x}<br>component 2=%{y}<extra></extra>", "legendgroup": "N=C(c1ccccc1)C1CCN(C2CCN(C(=O)c3ccc[nH+]c3)CC2)CC1", "marker": {"color": "#FECB52", "symbol": "hexagram"}, "mode": "markers", "name": "N=C(c1ccccc1)C1CCN(C2CCN(C(=O)c3ccc[nH+]c3)CC2)CC1", "orientation": "v", "showlegend": true, "type": "scatter", "x": [-2.528, -4.05, -2.896, -3.004, -3.257, -2.57, -1.153, -0.7647, -3.71, -1.303, -3.308, -2.222, -0.5114], "xaxis": "x", "y": [18.01, 19.73, 18.74, 20.83, 18.96, 18.96, 17.58, 26.38, 19.31, 25.35, 21.27, 18.21, 16.49], "yaxis": "y"}, {"hovertemplate": "scaffold_grouped=O=C(Nc1cccc(C2CCN(Cc3ccccc3)CC2)c1)c1ccccc1<br>component 1=%{x}<br>component 2=%{y}<extra></extra>", "legendgroup": "O=C(Nc1cccc(C2CCN(Cc3ccccc3)CC2)c1)c1ccccc1", "marker": {"color": "#636efa", "symbol": "star"}, "mode": "markers", "name": "O=C(Nc1cccc(C2CCN(Cc3ccccc3)CC2)c1)c1ccccc1", "orientation": "v", "showlegend": true, "type": "scatter", "x": [14.11, 17.16, 7.896, 16.75, 16.76, 4.964, 17.51, 16.45, 16.15, 11.99, 17.17, 16.71], "xaxis": "x", "y": [-6.195, -3.991, -17.65, 0.2162, -1.687, -14.59, -1.364, -3.136, -7.458, 4.899, 1.045, -0.0863], "yaxis": "y"}, {"hovertemplate": "scaffold_grouped=O=C(Cc1ccccc1)NC1CCN(CC2CN(C(=O)C3CCCC3)CC2c2ccccc2)CC1<br>component 1=%{x}<br>component 2=%{y}<extra></extra>", "legendgroup": "O=C(Cc1ccccc1)NC1CCN(CC2CN(C(=O)C3CCCC3)CC2c2ccccc2)CC1", "marker": {"color": "#EF553B", "symbol": "diamond"}, "mode": "markers", "name": "O=C(Cc1ccccc1)NC1CCN(CC2CN(C(=O)C3CCCC3)CC2c2ccccc2)CC1", "orientation": "v", "showlegend": true, "type": "scatter", "x": [-2.791, -6.152, -4.937, -7.666, 6.538, -5.789], "xaxis": "x", "y": [1.541, -2.019, -1.073, -0.2658, 8.437, -0.8392], "yaxis": "y"}, {"hovertemplate": "scaffold_grouped=c1ccc(CCCC2CCN(CC3CN(CC4CCCCC4)CC3c3ccccc3)CC2)cc1<br>component 1=%{x}<br>component 2=%{y}<extra></extra>", "legendgroup": "c1ccc(CCCC2CCN(CC3CN(CC4CCCCC4)CC3c3ccccc3)CC2)cc1", "marker": {"color": "#00cc96", "symbol": "hourglass"}, "mode": "markers", "name": "c1ccc(CCCC2CCN(CC3CN(CC4CCCCC4)CC3c3ccccc3)CC2)cc1", "orientation": "v", "showlegend": true, "type": "scatter", "x": [-6.715, -15.91, -6.355, -15.48, -8.369, -13.9, -8.712, -6.56, -8.603, -7.937, -15.56], "xaxis": "x", "y": [-20.34, -16.21, -19.56, -15.63, -20.06, -13.41, -16.76, -22.06, -13.77, -11.47, -16.94], "yaxis": "y"}, {"hovertemplate": "scaffold_grouped=O=C(NCC1CCN(Cc2ccccc2OCc2ccccc2)CC1)Nc1ccccc1<br>component 1=%{x}<br>component 2=%{y}<extra></extra>", "legendgroup": "O=C(NCC1CCN(Cc2ccccc2OCc2ccccc2)CC1)Nc1ccccc1", "marker": {"color": "#ab63fa", "symbol": "bowtie"}, "mode": "markers", "name": "O=C(NCC1CCN(Cc2ccccc2OCc2ccccc2)CC1)Nc1ccccc1", "orientation": "v", "showlegend": true, "type": "scatter", "x": [13.47, -25.29, 19.7], "xaxis": "x", "y": [-19.1, 4.293, -9.609], "yaxis": "y"}], "layout": {"height": 800, "legend": {"title": {"text": "scaffold_grouped"}, "tracegroupgap": 0}, "plot_bgcolor": "White", "title": {"text": "MDS on learned descriptor data after scaling"}, "width": 1200, "xaxis": {"anchor": "y", "domain": [0, 1], "title": {"text": "component 1"}}, "yaxis": {"anchor": "x", "domain": [0, 1], "title": {"text": "component 2"}}}}
